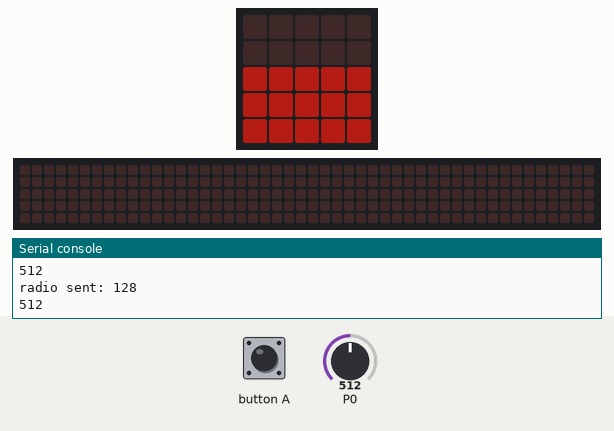
Simulated run of this program. Board: BBC micro:bit (MakeCode). Shown: the board's 5×5 LED display, a strip that is not on the board, showing the scrolling text unrolled, the last lines printed to the serial console. Inputs (shaded band) come from the test bench; at power-on: P0 = 512 (analog values on the 0–1023 scale). Dim RGB values are drawn brighter than linear; no radio messages arrive unless stated (any console line starting 'radio sent:' is added by the test bench); the 48×5 strip is a reading aid, not a part: it shows the text the display is scrolling, unrolled, one strip-width of it at a time.

Above: at 1.2 s.
1.3 s: button A pressed for 1.25 s
At 2.11 s:
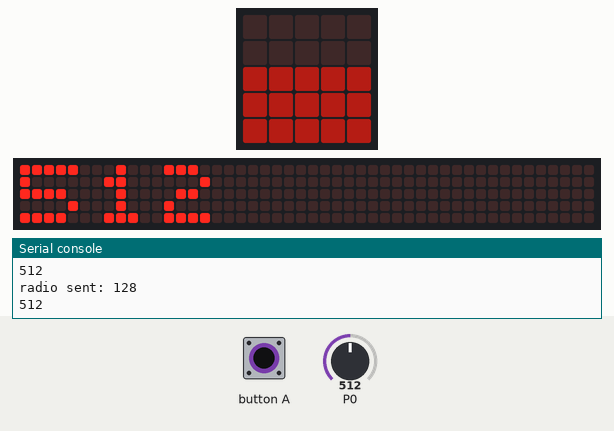
4.0 s: P0 set to 716
At 7.8 s:
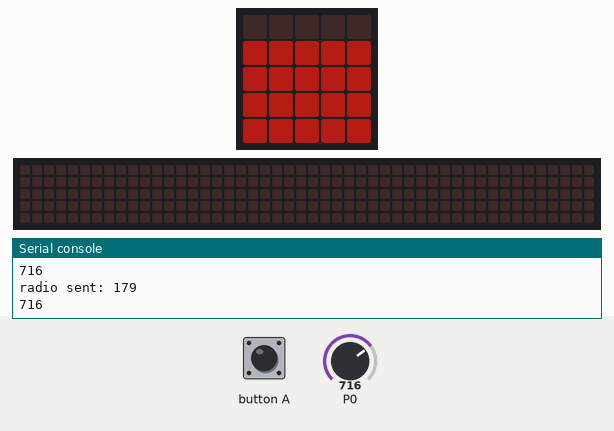
8.1 s: P0 set to 900
At 9.8 s:
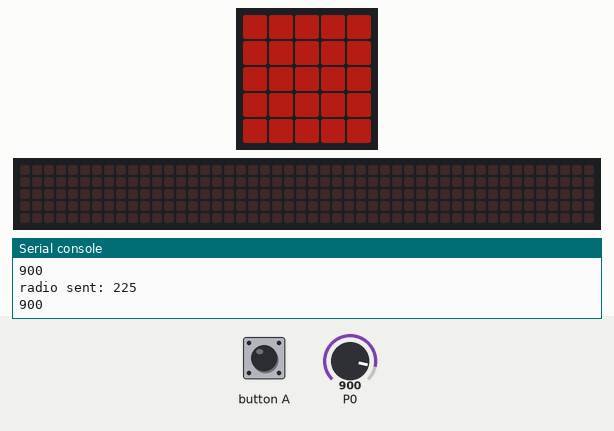
10.2 s: button A pressed for 1.25 s
At 10.82 s:
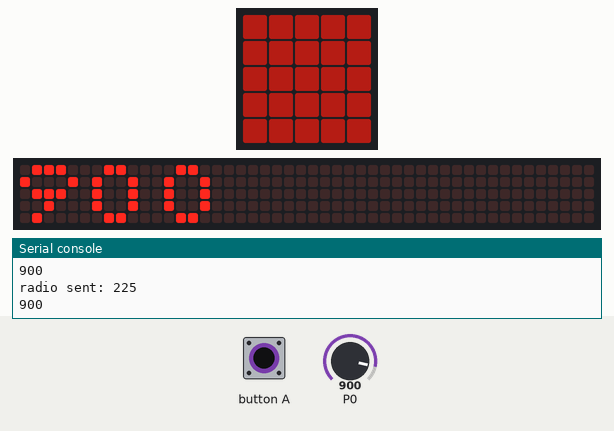
12.9 s: P0 set to 511
At 15.9 s:
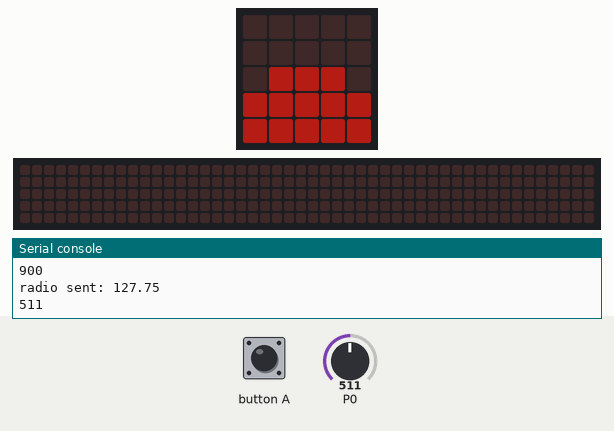
16.8 s: button A pressed for 3.2 s
At 21.7 s:
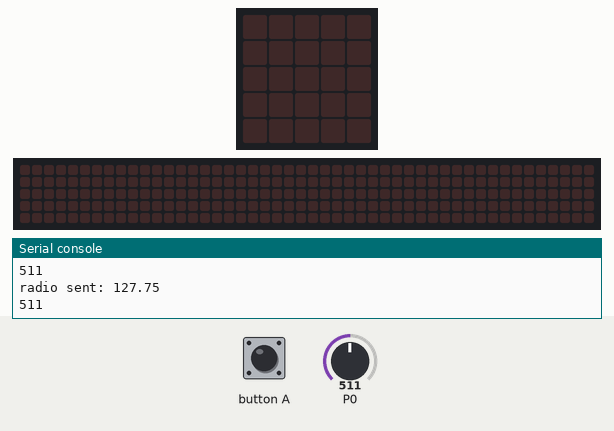

Measured:
- after the input at 1.3 s, the display: changes after 0.74 s (image 1)
- after the input at 4.0 s, the display: first differs from a run without the input after 2.7 s (image 2)
- after the input at 8.1 s, the display: changes after 0.61 s (image 3)
- after the input at 10.2 s, the display: changes after 0.55 s (image 4)
- after the input at 12.9 s, the display: first differs from a run without the input after 2.5 s (image 5)
- after the input at 16.8 s, the display: first changes after 0.61 s (image 6 shows a later state)

The program:

main.ts
```typescript
let odczyt = 0
radio.setTransmitSerialNumber(true)
radio.setGroup(4)
led.setBrightness(64)
basic.forever(function () {
    pins.analogWritePin(AnalogPin.P1, 1023)
    odczyt = pins.analogReadPin(AnalogPin.P0)
    radio.sendNumber(odczyt / 4)
    pins.analogWritePin(AnalogPin.P1, 0)
    led.plotBarGraph(
    odczyt,
    1023
    )
    if (input.buttonIsPressed(Button.A)) {
        basic.showNumber(odczyt)
    }
    basic.pause(1000)
})
```

test.ts
```typescript
// tu są testy; nie będzie to kompilowane, gdy ten pakiet będzie używany jako rozszerzenie.
```
